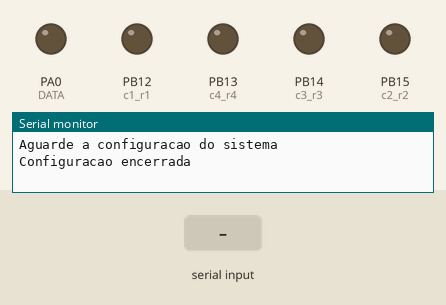
Recording of a sketch running on a simulated STM32 Blue Pill. On the bench: output pins drawn as LEDs (lit = HIGH), the last lines printed to the serial monitor. Dashed ring = blinking. The inputs (shaded band) are chosen by the test bench. Pins used as bus, display or sensor lines are not drawn.

Above: at 3.2 s.
3.3 s: "y" received over Serial
At 4.8 s:
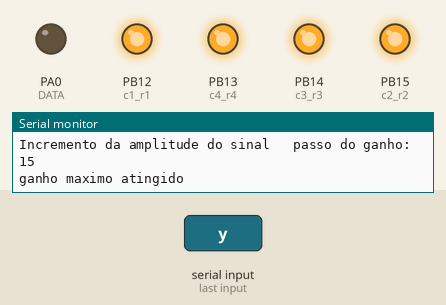
5.4 s: "d" received over Serial
At 5.8 s:
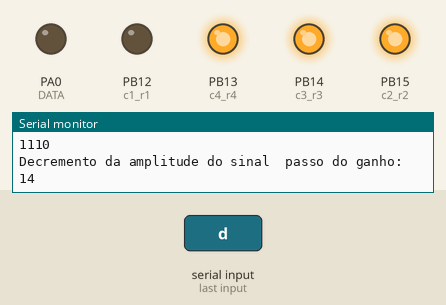
6.9 s: "x" received over Serial
At 7.33 s:
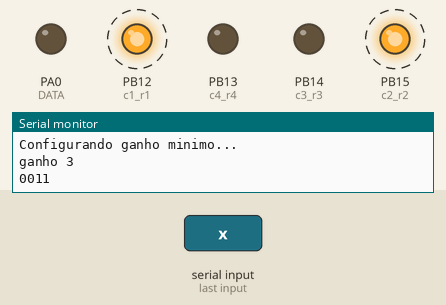
8.9 s: "u" received over Serial
At 9.7 s:
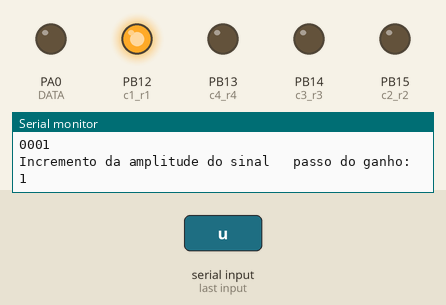
10.4 s: "u" received over Serial
At 10.8 s:
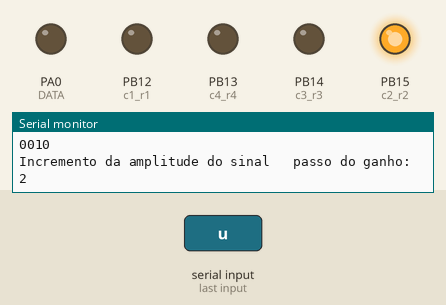
11.9 s: "y" received over Serial
At 12.07 s:
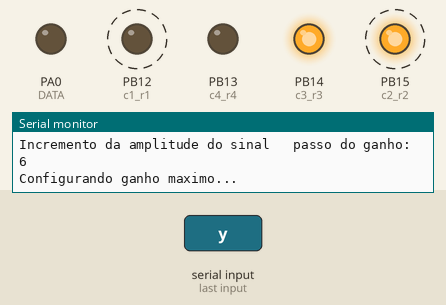
Timing chart, 0 to 14.9 s (numbered marks = the images above; inputs shaded):
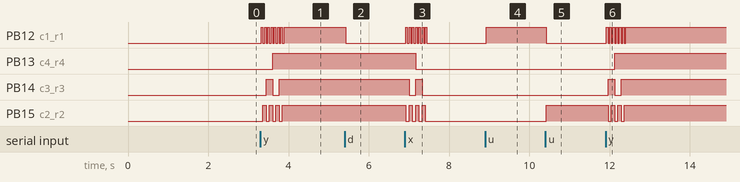

The sketch:

gerador_array_serial.ino
```cpp
//#Autor: Gustavo Pinheiro
/*Programa para controle do projeto "Gerador de sinais AD9850 V01" por meio da porta serial da placa stm
 * As frequencias possiveis sao aquelas presentes no vetor freq
 * O incremento e decremento do vetor de frequencias eh realizado por meio dos caracteres "+" e "-"
 * O aumento da amplitude do sinal eh feito pelo caracter "u"
 * A diminuicao da amplitude do sinal eh feita pelo caracter "d"
 */
#include "ad9850.h"
//#include "gerador.h"
#include "gerador_com_chave.h"


//#include<Wire.h>


//const int loopPeriod = 50;
char comando;

void setup() {
  Serial.begin(9600);
  delay(1000);
  Serial.println("Aguarde a configuracao do sistema");


  ad9850_setup();
  ad9850_sendFrequency(freq_sinal);
  gerador_setup();

  delay(1000);

  Serial.println("Configuracao encerrada");

}

void loop() {

  if(Serial.available()){
    comando = Serial.read();

    switch (comando) {

      //case 'i':

      case '+': // incrementa o vetor de frequencias
        incrementa_frequencia();
        break;

      case '-': // decrementa o vetor de frequencias
        decrementa_frequencia();
        break;


      case 'd': // diminui a amplitude do sinal (wiper up)
          diminui_ganho();
        break;

      case 'u': // aumenta a amplitude do sinal (wiper down)
        aumenta_ganho();
        break;

  /*    case 's': // Salva a resistencia
        digitalWrite(cs_digpot1, HIGH);
        delay(loopPeriod);
        digitalWrite(cs_digpot1, LOW);
        break;
 */
      case 'x':
        ganho_minimo();
        break;

      case 'y':
        ganho_maximo();
        break;

      case 'p':
        printa_dados();
        break;

    default:
        break;

    }
  }
}
```

ad9850.h
```cpp
/*
 * Funções para uso do gerador de onda senoidal (DDS) AD9850.
 * Baseado em https://www.electrodragon.com/w/AD9850_Module_DDS_Signal_Generator_V2
 *
 * Autor: Erick León
 *

#define W_CLK PA5   //  - connect to AD9850 module word load clock pin (CLK)
#define FQ_UD PA4   //  - connect to freq update pin (FQ)
#define DATA  PA3   //  - connect to serial data load pin (DATA)
#define RESET PA2   //  - connect to reset pin (RST)

*/

#define W_CLK PC14   //  - connect to AD9850 module word load clock pin (CLK)
#define FQ_UD PC15   //  - connect to freq update pin (FQ)
#define DATA  PA0   //  - connect to serial data load pin (DATA)
#define RESET PA1   //  - connect to reset pin (RST)

#define _pulseHigh(pin) {digitalWrite(pin, HIGH); digitalWrite(pin, LOW); }

// transfers a byte, a bit at a time, LSB first to the 9850 via serial DATA line
void _tfr_byte(byte data){
    for (int i=0; i<8; i++, data>>=1) {
        digitalWrite(DATA, data & 0x01);
        _pulseHigh(W_CLK); //after each bit sent, CLK is pulsed high
    }
}


// frequency calc from datasheet page 8 = <sys clock> * <frequency tuning word>/2^32
void ad9850_sendFrequency(double frequency) {
    int32_t freq = frequency * 4294967295/125000000; // note 125 MHz clock on 9850
    for (int b=0; b<4; b++, freq>>=8) {
        _tfr_byte(freq & 0xFF);
    }
    _tfr_byte(0x000);  // Final control byte, all 0 for 9850 chip
    _pulseHigh(FQ_UD); // Done! Should see output
}

void ad9850_setup() {
    pinMode(FQ_UD, OUTPUT);
    pinMode(W_CLK, OUTPUT);
    pinMode(DATA, OUTPUT);
    pinMode(RESET, OUTPUT);
    _pulseHigh(RESET);
    _pulseHigh(W_CLK);
    _pulseHigh(FQ_UD); // this pulse enables serial mode - Datasheet page 12 figure 10
}
```

gerador_com_chave.h
```cpp
//#Autor: Gustavo Pinheiro


//freq inicial
int freq_sinal = 0;
int ganho=0;
// frequencias a serem testadas
int freq[] = {0, 100, 200, 300, 400, 500, 600, 700, 800, 900, 1000, 2000, 3000, 4000, 5000, 6000, 7000, 8000, 9000, 10000, 20000, 30000, 40000, 50000, 60000, 70000, 80000, 90000,  100000, 200000, 250000, 300000, 400000, 500000, 600000, 700000, 800000, 900000, 1000000};

int f=0; // contador para frequencia
int g=0; //contador para ganho
//#include "ad9850.h"

int passos[16] = {0,1,2,3,4,5,6,7,8,9,10,11,12,13,14,15};


int Vin = 1.1; //tensao PcPc do gerador ad9850


//#define debug

//-----------------------------------------pre-definicoes -------------------------------------//
const int loopPeriod = 20;
//-----------------------------------------Chave 1 -------------------------------------//
// Saidas digitais
#define c1_r1  PB12 //sinal de controle interruptor C1
#define c2_r2  PB15 //sinal de controle interruptor C2
#define c3_r3  PB14//sinal de controle interruptor C3
#define c4_r4  PB13//sinal de controle interruptor C4
//-----------------------------------------Chave 2 -------------------------------------//


///////////////// FUNCOES /////////////////////

void incrementa_frequencia(){
    if (freq_sinal < 1000000){
        freq_sinal = freq[f+1];
        f = f+1;
        ad9850_sendFrequency(freq_sinal);
        delay(loopPeriod);
        Serial.print("Incremento do sinal\t");
        Serial.print("frequencia: ");
        Serial.println(freq_sinal);
    } else Serial.println("frequencia maxima atingida");
}

void decrementa_frequencia(){
    if (freq_sinal >= 100){
        freq_sinal = freq[f-1];
        f = f-1;
        ad9850_sendFrequency(freq_sinal);
        delay(loopPeriod);
        Serial.print("Decremento do sinal\t");
        Serial.print("frequencia: ");
        Serial.println(freq_sinal);
    }
    else Serial.println("frequencia minima atingida");
}

void pega_bits(int ganho){
  int A = bitRead(ganho,0); //LSB canal
  int B = bitRead(ganho,1);
  int C = bitRead(ganho,2);
  int D = bitRead(ganho,3); //MSB canal

  Serial.print("ganho ");
  Serial.println(ganho);
  Serial.print(D);
  Serial.print(C);
  Serial.print(B);
  Serial.println(A);

  digitalWrite(c1_r1, A);
  digitalWrite(c2_r2, B);
  digitalWrite(c3_r3, C);
  digitalWrite(c4_r4, D);
}

void diminui_ganho(){ // decrementa o vetor de ganho 'passos'
    if (ganho>0){
        ganho = passos[g-1];
        g = g-1;
        delay(loopPeriod);
        pega_bits(ganho);
        delay(loopPeriod);
        Serial.print("Decremento da amplitude do sinal\t");
        Serial.print("passo do ganho: ");
        Serial.println(ganho);
    } else Serial.println("ganho minimo atingido");
}

void aumenta_ganho(){// incrementa o vetor de ganho 'passos'
    if (ganho<15){
        ganho = passos[g+1];
        g = g+1;
        delay(loopPeriod);
        pega_bits(ganho);
        delay(loopPeriod);
        Serial.print("Incremento da amplitude do sinal\t ");
        Serial.print("passo do ganho: ");
        Serial.println(ganho);
    }else Serial.println("ganho maximo atingido");

}


void printa_dados(){
    Serial.print("valor do passo do ganho:: ");
    Serial.println(ganho);
    Serial.print("Frequencia atual: ");
    Serial.println(freq_sinal);
    //Serial.print("Ganho atual: ");
    //Serial.println(Rf/Rs);
    //Serial.print("Tensao de saida ideal: ");
    //Serial.print(Vin*(Rf/Rs));
    //Serial.println(" Vpp");
}


void ganho_minimo(){
    while (ganho>0){
        Serial.println("Configurando ganho minimo...");
        diminui_ganho();
    }
    Serial.println("ganho minimo atingido");
}

void ganho_maximo(){
    while (ganho<15){
        Serial.println("Configurando ganho maximo...");
        aumenta_ganho();
    }
    Serial.println("ganho maximo atingido");
}


void gerador_setup() {
    Serial.begin(9600);

    pinMode(c1_r1, OUTPUT);
    pinMode(c2_r2, OUTPUT);
    pinMode(c3_r3, OUTPUT);
    pinMode(c4_r4, OUTPUT);

    digitalWrite(c1_r1, LOW);
    digitalWrite(c2_r2, LOW);
    digitalWrite(c3_r3, LOW);
    digitalWrite(c4_r4, LOW);

}
```

Measured:
- after the input at 3.3 s, PB12 (c1_r1): alternates HIGH for 0.04 s and LOW for 0.04 s, 15 changes in all, then stays HIGH, starting at once; PB13 (c4_r4): LOW → HIGH after 0.30 s
- after the input at 5.4 s, PB12 (c1_r1): HIGH → LOW at once
- after the input at 6.9 s, PB12 (c1_r1): alternates HIGH for 0.04 s and LOW for 0.04 s, 14 changes in all, then stays LOW, starting at once; PB13 (c4_r4): HIGH → LOW after 0.26 s
- after the input at 8.9 s, PB12 (c1_r1): LOW → HIGH at once
- after the input at 10.4 s, PB12 (c1_r1): HIGH → LOW at once; PB15 (c2_r2): LOW → HIGH at once
- after the input at 11.9 s, PB12 (c1_r1): alternates HIGH for 0.04 s and LOW for 0.04 s, 13 changes in all, then stays HIGH, starting at once; PB13 (c4_r4): LOW → HIGH after 0.22 s
